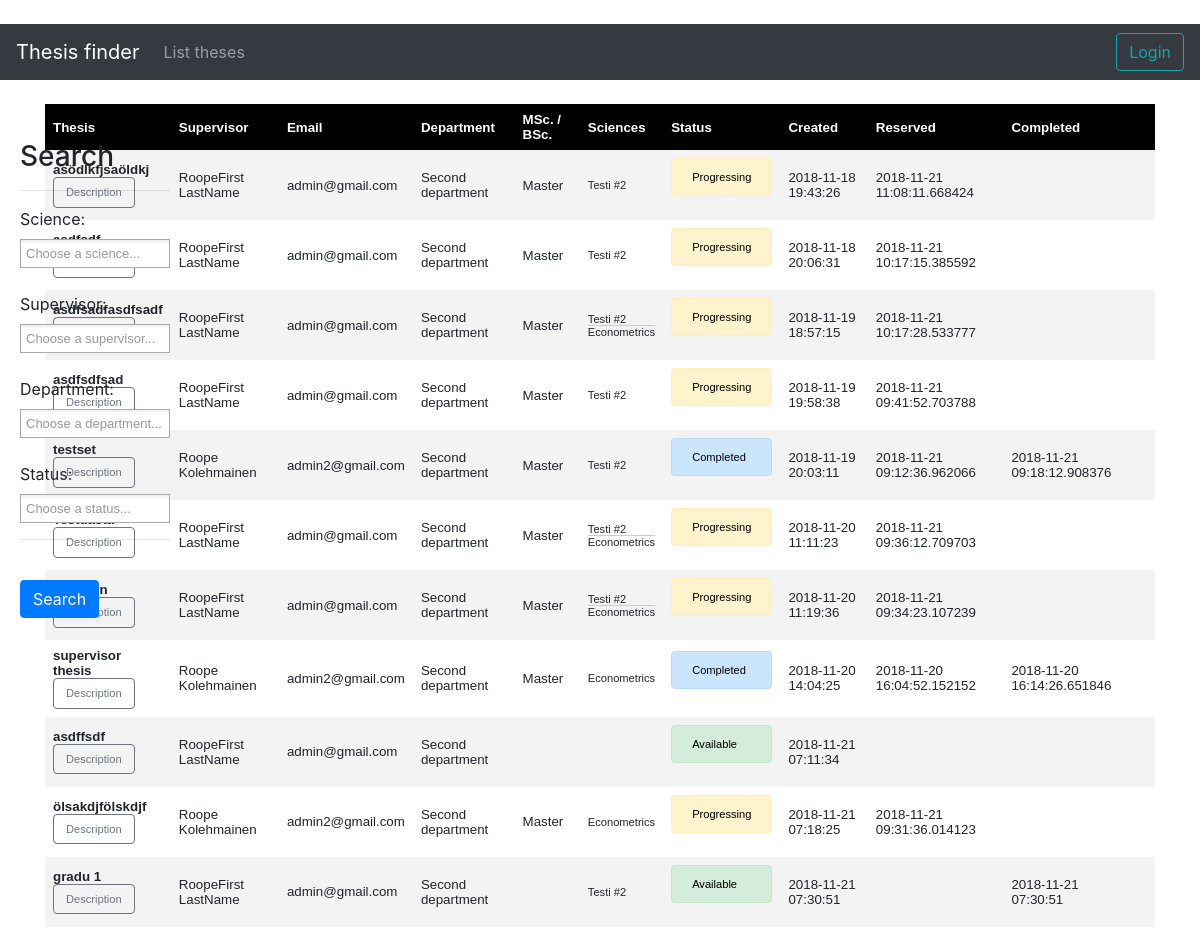
The page /theses on the database its author committed.
### application/theses/models.py (models this page shows, shortened)
class Thesis(Base):
    thesisID = db.Column(db.Integer, primary_key=True)
    title = db.Column(db.String(144), nullable=False)
    description = db.Column(db.String(500), nullable=False)
    level = db.Column(db.Boolean)
    author = db.Column(db.String(144), nullable=True)
    status = db.Column(db.Integer)
    completedOn = db.Column(db.DateTime, default=db.func.current_timestamp())
    reservedOn = db.Column(db.DateTime, nullable = True)
    userID = db.Column(db.String, db.ForeignKey('account.userID'),
                           nullable=False)
    science2thesis = db.relationship("Science", secondary = science2thesis,
                               backref=db.backref('theses', lazy = 'joined'))

### application/departments/models.py (models this page shows, shortened)
class Dept(Base):
    __tablename__ = "department"
    departmentID = db.Column(db.Integer, primary_key=True)
    name = db.Column(db.String(144), nullable=False)
    accounts = db.relationship("User", backref='user_department', lazy=True)

### application/science/models.py (models this page shows, shortened)
class Science(Base):
    __tablename__ = "science"
    scienceID = db.Column(db.Integer, primary_key=True)
    name = db.Column(db.String(144), nullable=False)
    science2thesis = db.relationship("Thesis", secondary = science2thesis,
                               backref=db.backref('sciences', lazy = 'dynamic'))

### application/theses/views.py (the view)
@app.route("/theses", methods=['GET', 'POST'])
def theses_index():
    search_values = ThesisSearch(request.form)
    statuses = ["Available","Progressing","Completed"]
    if request.method == 'POST':
        print("############")
        print(search_values.science.data)
        print(search_values.supervisor.data)
        print(search_values.status.data)
    theses = Thesis.query.all()
    depts = Dept.query.all()
    form = ThesisSearch()
    form.departments.choices = [(department.departmentID, department.name) for department in depts]
    sciences = Science.query.all()
    form.science.choices = [(science.scienceID, science.name) for science in sciences]
    form.status.choices = [(0,"Available"),(1,"Progressing"),(2,"Completed")]
    userids = [thesis.userID for thesis in theses]
    unique_ids = list(set(userids))
    user_details = User.query.filter(User.userID.in_(unique_ids)).all()
    form.supervisor.choices = [(user.userID, user.firstName + " " + user.lastName) for user in user_details]
    return render_template("theses/list.html", form = form, theses = theses, statuses = statuses, depts = depts)

### application/theses/forms.py
class ThesisSearch(FlaskForm):
    science = SelectMultipleField('Science:',coerce=int,  render_kw={"class": "chosen-select", "data-placeholder":"Choose a science..."})
    departments = SelectMultipleField('Department:', coerce=int,  render_kw={"class": "chosen-select", "data-placeholder":"Choose a department..."})
    supervisor = SelectMultipleField('Supervisor:', coerce=str,  render_kw={"class": "chosen-select", "data-placeholder":"Choose a supervisor..."})
    status = SelectMultipleField('Status:', coerce=int,  render_kw={"class": "chosen-select", "data-placeholder":"Choose a status..."})

### application/templates/theses/list.html (shortened to what this page needs)
{% extends "layout.html" %}
{% block body %}
 <form class="search" method="post">
    <h3>Search</h3>
     <hr />
    <div class="col">
        <div class="row">
            {{ form.science.label }}
        </div>
        <div class="row">
        </div>
        <br />
        <div class="row">
           {{ form.supervisor.label }}
        </div>
        <div class="row">
        </div>
        <br />
        <div class="row">
            {{ form.departments.label }}
        </div>
        <div class="row">
        </div>
        <br />
        <div class="row">
            {{ form.status.label }}
        </div>
        <div class="row">
        </div>
    </div>
     <hr />
     <br />
     <input class="btn btn-primary" type="submit" value="Search">
</form>
<table>
    <tr>
        <th>Thesis</th>
        <th>Supervisor</th>
        <th>Email</th>
        <th>Department</th>
        <th>MSc. / BSc.</th>
        <th>Sciences</th>
        <th>Status</th>
        <th>Created</th>
        <th>Reserved</th>
        <th>Completed</th>
        <th colspan="3"></th>
    </tr>
      {% if theses|length < 1 %}
      <tr>
          <td colspan="11">There are no theses in the system</td>
      </tr>
    {% else %}
    {% for thesis in theses %}
    <tr>
        <td><b>{{ thesis.title }}</b><br />
        <button type="button" class="btn btn-outline-secondary" title="{{ thesis.title }}" data-trigger="focus" data-container="body" data-toggle="popover" data-placement="right" data-content="{{thesis.description}}">
        Description</button></td>
        {% set fullname = thesis.account.firstName + ' ' + thesis.account.lastName %}
            <td>{{fullname}}</td>
            <td>{{ thesis.userID }}</td>
            <td>{% for dept in depts %} {% if dept.departmentID == thesis.account.department %} {{dept.name}} {% endif %} {% endfor %}</td>
            {% if thesis.level %}
            <td>Master</td>
            {% elif thesis.level is not none %}
            <td>Bachelor</td>
            {% else %}
            <td />
            {% endif %}
            <td>
                <ul class="listings">
                {% for id in thesis.sciences %}
                    <li class="listings">{{id.name}}</li>
                    {% endfor %}
                </ul>
            </td>
            <td>
            {% if thesis.status == 0 %}
                <div class="alert alert-success" role="alert">
                {{ statuses[thesis.status] }}
            </div>
            {% elif thesis.status == 1 %}
                <div class="alert alert-warning" role="alert">
                    {{ statuses[thesis.status] }}
                </div>
            {% elif thesis.status == 2 %}
                <div class="alert alert-primary" role="alert">
                    {{ statuses[thesis.status] }}
                </div>
            {% endif %}
            </td>
            <td>{{ thesis.createdOn }}</td>
            <td>{{ thesis.reservedOn if thesis.reservedOn }}</td>
            <td>{{ thesis.completedOn if thesis.completedOn }}</td>
            {% if current_user.userID == thesis.userID and not current_user.admin %}
            <td colspan="3">
                {% if thesis.status == 0%}
                <form method="GET" action="{{ url_for('thesis_edit', thesis_id=thesis.thesisID) }}">
                    <input class="btn btn-outline-primary" type="submit" value="Edit">
                </form>
                {% elif thesis.status == 1 %}
                <form method="GET" action="{{ url_for('thesis_finalize', thesis_id=thesis.thesisID) }}">
                    <input class="btn btn-outline-success" type="submit" value="Finalize">
                </form>
                {% endif %}
            </td>
            {% else %}
        <td colspan="3"></td>
        {% endif %}
</tr>
    {% endfor %}
      {% endif %}
</table>
{% endblock %}

### application/templates/layout.html (style rules this page uses)
table { font-family: arial, sans-serif; border-collapse: collapse; width: 100%; font-size: smaller; }
th { color: #ffffff; background-color: #000000; text-align: left; padding: 8px; }
td { border: 1px solid #; text-align: left; padding: 8px; }
tr:nth-child(even) { background-color: #f3f3f3; }
.alert { color: #000000; font-size: smaller; }
ul.listings { list-style-type: none; margin: 0; padding: 0; }
li.listings { font-size: smaller; border-bottom: 1px solid #ccc; }
li:last-child.listings { border: none; }
.btn-outline-secondary { font-size: smaller; }
.search { position: absolute; top: 140px; left:20px; }

### rows shown on the page
Thesis: title "asödlkfjsaöldkj", fullname "RoopeFirst LastName", userID "admin@gmail.com", level "Master", status "Progressing", createdOn "2018-11-18 19:43:26", reservedOn "2018-11-21 11:08:11.668424"
Dept: name "Second department"
Science: name "Testi #2"
Thesis: fullname "RoopeFirst LastName", userID "admin@gmail.com", level "Master", status "Progressing", createdOn "2018-11-18 20:06:31", reservedOn "2018-11-21 10:17:15.385592"
Thesis: title "asdfsadfasdfsadf", fullname "RoopeFirst LastName", userID "admin@gmail.com", level "Master", status "Progressing", createdOn "2018-11-19 18:57:15", reservedOn "2018-11-21 10:17:28.533777"
Science: name "Econometrics"
Thesis: title "asdfsdfsad", fullname "RoopeFirst LastName", userID "admin@gmail.com", level "Master", status "Progressing", createdOn "2018-11-19 19:58:38", reservedOn "2018-11-21 09:41:52.703788"
Thesis: title "testset", fullname "Roope Kolehmainen", userID "admin2@gmail.com", level "Master", status "Completed", createdOn "2018-11-19 20:03:11", reservedOn "2018-11-21 09:12:36.962066", completedOn "2018-11-21 09:18:12.908376"
Thesis: fullname "RoopeFirst LastName", userID "admin@gmail.com", level "Master", status "Progressing", createdOn "2018-11-20 11:11:23", reservedOn "2018-11-21 09:36:12.709703"
Thesis: fullname "RoopeFirst LastName", userID "admin@gmail.com", level "Master", status "Progressing", createdOn "2018-11-20 11:19:36", reservedOn "2018-11-21 09:34:23.107239"
Thesis: title "supervisor thesis", author "Roope Kolehmainen", userID "admin2@gmail.com", level "Master", status "Completed", createdOn "2018-11-20 14:04:25", reservedOn "2018-11-20 16:04:52.152152", completedOn "2018-11-20 16:14:26.651846"
Thesis: title "asdffsdf", fullname "RoopeFirst LastName", userID "admin@gmail.com", status "Available", createdOn "2018-11-21 07:11:34"
Thesis: title "ölsakdjfölskdjf", author "Roope Kolehmainen", userID "admin2@gmail.com", level "Master", status "Progressing", createdOn "2018-11-21 07:18:25", reservedOn "2018-11-21 09:31:36.014123"
Thesis: title "gradu 1", fullname "RoopeFirst LastName", userID "admin@gmail.com", status "Available", createdOn "2018-11-21 07:30:51", completedOn "2018-11-21 07:30:51"
